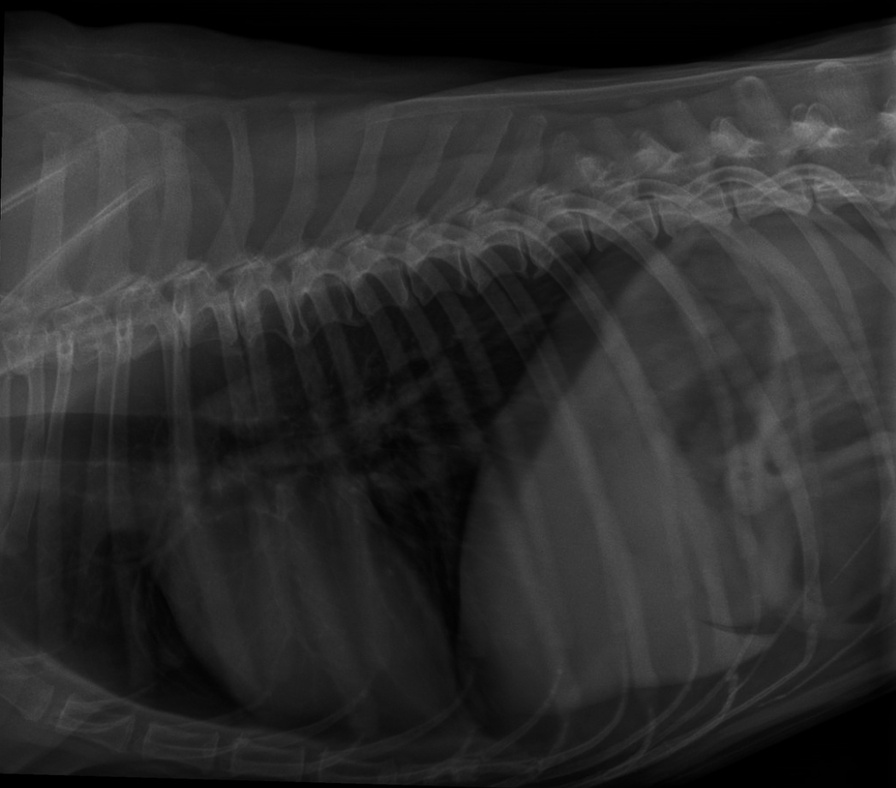
#> input picture lectures/lecture4/images/xray.jpeg, 896 x 788 px, shrunk from 1049 x 923 before the run
$ python lecture4_2.py
#> lines starting #> are read from the running program, lines starting #| are printed output that depends on the picture
"""
Lecture 4_2 - Locally adaptive histogram equalization

Michael Massone
5/29/2024
CS5330
Lecture4
"""

##################################################################################################
## Libraries
##################################################################################################

import sys
from pathlib import Path
import cv2
import numpy as np
import matplotlib.pyplot as plt
from PIL import Image


##################################################################################################
# Pathing
##################################################################################################

# set file paths
BASE_DIR = Path.cwd() # get working dir
IMAGE_FILENAME = 'xray'
FILE_EXT = '.jpeg'
IMAGE_PATH = BASE_DIR / 'images' # path to images

print('Current working directory:', BASE_DIR)


##################################################################################################
## Functions
##################################################################################################
def show_image(image_path: Path, color_mode=0, image_name=IMAGE_FILENAME, show=False):
    '''
    Description: This function displays an image using openCV.

        https://docs.opencv.org/4.x/d4/da8/group__imgcodecs.html

    Inputs:
            image_path (Path): Path to image.
             color_mode(int)->0: openCV image colormode:
                                                     0 = grayscale (default)
                                                     1 = RGB
                                                    -1 = unchanged for original image
            image_name (str): Name for image, default is file name of image.
            show(bool)->False: If True will display image using matplotlib.

    Outputs:
            image_name (str): Image name
                   img (ndarray): cv2 image

    '''
#> called with color_mode = 0, image_name = 'xray', show = False

    try:
        # Create openCV image obj
        img = cv2.imread(str(image_path), color_mode)
#> img is the input picture: shape (788, 896); min 0, max 150, mean 44.7

        # Dheck img create successfully
        if img is None:
            raise FileNotFoundError(f"No image found at {str(image_path)}.")


        # convert color channel order
        if color_mode != 0:
            img = cv2.cvtColor(img, cv2.COLOR_BGR2RGB) # cv2 (BGR) -> matplotlib (RGB)

        # display image
        if show:
            if color_mode == 0:
                plt.imshow(img, cmap='gray')
            else:
                plt.imshow(img)
            plt.title(image_name)
            plt.show()

        return  image_name, img


    except FileNotFoundError as e:
        print(e, file=sys.stderr)
        return None
    except Exception as e:
        print(f"An unexpected error occurred: {e}", file=sys.stderr)
        return None

##################################################################################################
def histEqualize(img):
    '''
    Description: Equalizes a grayscale image using it's CDF.

    Inputs:
            img (ndarray): Grayscale iamge as ndarray

    Outputs:
            equalized_img (ndarray): equalized image

    '''

    # get value counts for numpy array
    values, counts = np.unique(img, return_counts=True)
    n_pixels = img.size
    print('Image array dimensions: ', img.shape)
    print('Number of pixels: \n', n_pixels)

    # use np.cumsum to calculate the cdf
    cdf = np.cumsum(counts)
    print('CDF: \n', cdf)

    # get the min value of the cdf
    cdf_min = np.min(cdf)
    print('CDF min value: \n', cdf_min)

    # use the histogram equaliztion equation
    cdf_norm = ((cdf - cdf_min) / (n_pixels - cdf_min)) * 255
    print('cdf norm: ', cdf_norm)

    # interpolate the values of the euqalized image using the original image and the normalized cdf
    # convert to .uint8 and reshape array to roginal dimensions
    equalized_img =  np.interp(x = img.flatten(), xp = values, fp = cdf_norm).astype(np.uint8).reshape(img.shape)
    print('equalized img: ', equalized_img)

    return equalized_img


##################################################################################################
## Main
##################################################################################################
def main():


    # read/show img
    img_name, img = show_image(IMAGE_PATH / (IMAGE_FILENAME + FILE_EXT),
                               color_mode=0)
#> img_name = 'xray'

    # get hieght and width
    height, width = img.shape
#> height = 788; width = 896
    print(height, width)
#| 788 896

    # get step sizes for 10 subdivisions
    vertical_step = int(height/2)
#> vertical_step = 394
    horizontal_step = int(width/2)
#> horizontal_step = 448
    print(vertical_step, horizontal_step)
#| 394 448

    # create zeros like array to assign equalized img values
    equal_img = np.zeros_like(img)

    # loop through original image by section and equalize, assigning new values to zeros like array
    for i in range(0, height, (vertical_step)):
        for j in range(0, width, (horizontal_step)):
            equal_img[i:i+vertical_step, j:j+horizontal_step] = histEqualize(img[i:i+vertical_step, j:j+horizontal_step])
#> this loop made 2 passes
#> (printed output is left out)
#> pass 1, in histEqualize, `equalized_img =  np.interp(x = img.flatten(), xp = values, fp = cdf_no..`:
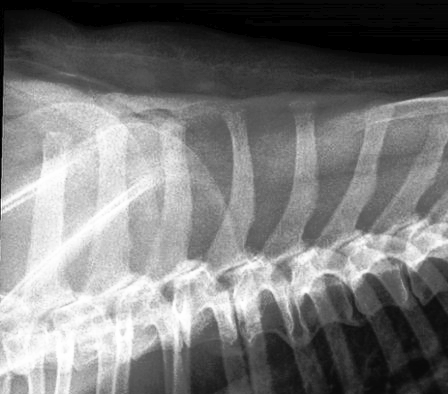
#> equalized_img: shape (394, 448); min 0, max 255, mean 121.6
#> pass 1, in histEqualize (call 2), `equalized_img =  np.interp(x = img.flatten(), xp = values, fp = cdf_no..`:
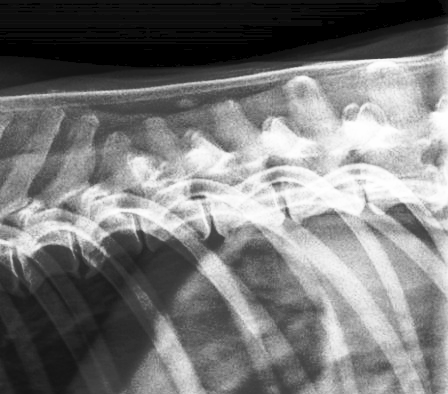
#> equalized_img: shape (394, 448); min 0, max 255, mean 121
#> pass 2, in histEqualize (call 3), `equalized_img =  np.interp(x = img.flatten(), xp = values, fp = cdf_no..`:
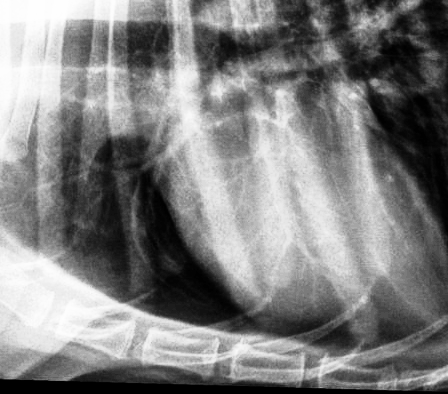
#> equalized_img: shape (394, 448); min 0, max 255, mean 127.8
#> pass 2, in histEqualize (call 4), `equalized_img =  np.interp(x = img.flatten(), xp = values, fp = cdf_no..`:
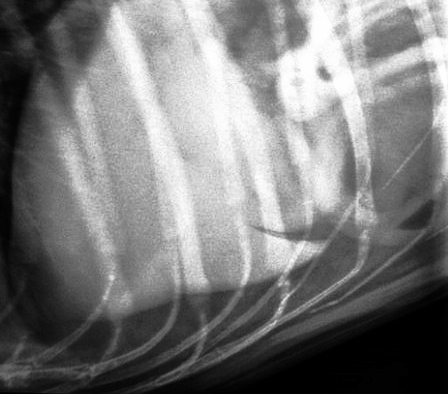
#> equalized_img: shape (394, 448); min 0, max 255, mean 122.7
#> after the loop:
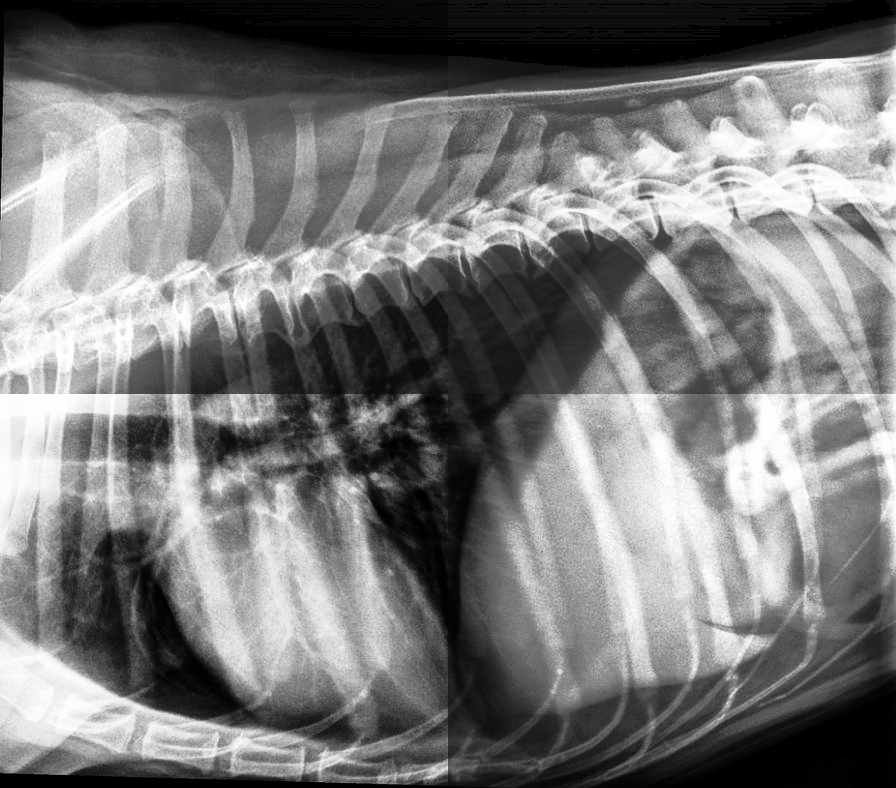
#> equal_img: shape (788, 896); min 0, max 255, mean 123.3

    # show result
    #plt.imshow(equal_img, cmap='gray')
    #plt.show()

    ## cv2 equalizeHist

    cv2_equal_img = cv2.equalizeHist(img)
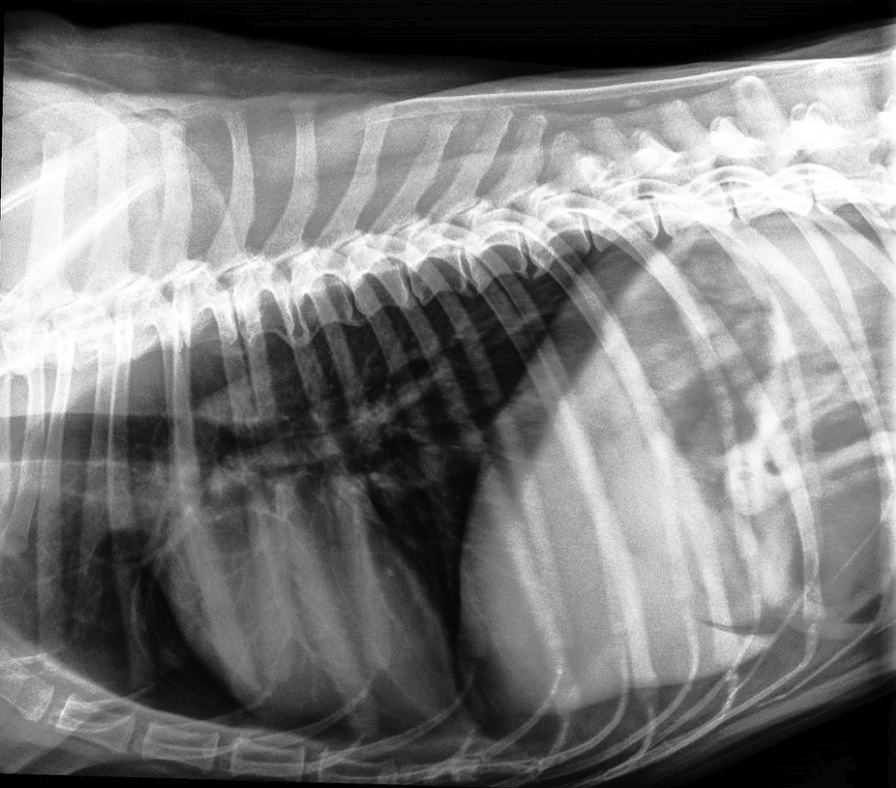
#> cv2_equal_img: shape (788, 896); min 0, max 255, mean 123.2
    #plt.imshow(cv2_equal_img, cmap='gray')
    #plt.show()

    ## cv2 Contrast Limiting AHE

    clahe = cv2.createCLAHE(clipLimit=10.0, tileGridSize = (200,200))
    clahe_img = clahe.apply(img)
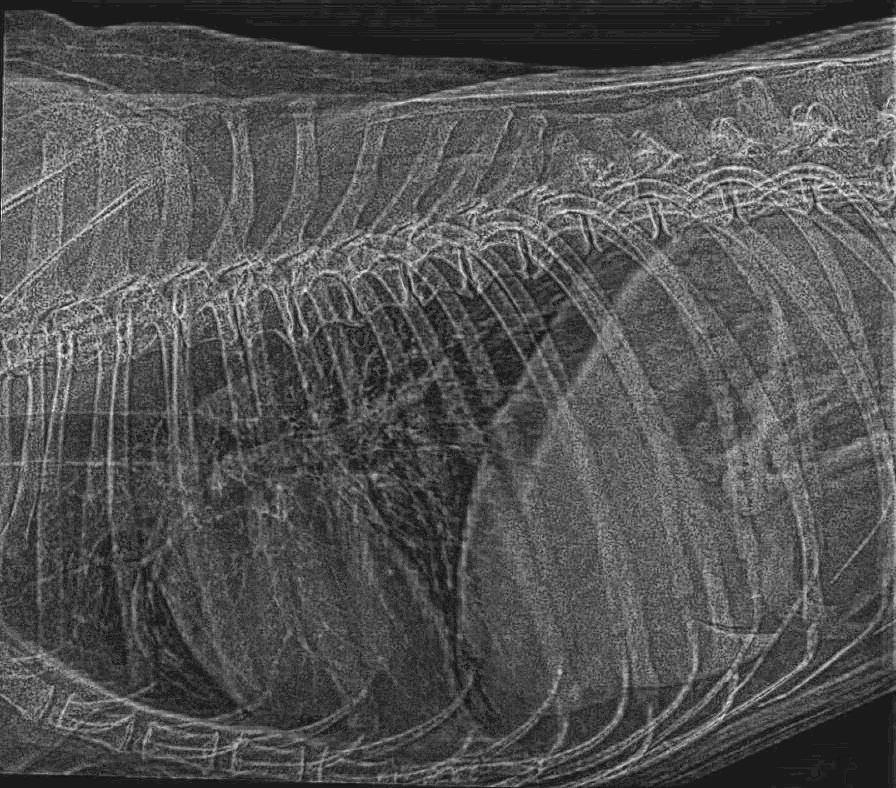
#> clahe_img: shape (788, 896); min 16, max 244, mean 82.9
    #plt.imshow(clahe_img, cmap='gray')
    #plt.show()

    fig, ax = plt.subplots(2, 2, figsize=(8, 8))

    ax[0][0].imshow(img, cmap='gray')
    ax[0][0].set_title('Original')
    ax[0][0].axis('off')

    ax[0][1].imshow(equal_img, cmap='gray')
    ax[0][1].set_title('ADHE')
    ax[0][1].axis('off')

    ax[1][0].imshow(cv2_equal_img, cmap='gray')
    ax[1][0].set_title('cv2 equalizeHist')
    ax[1][0].axis('off')

    ax[1][1].imshow(clahe_img, cmap='gray')
    ax[1][1].set_title('CLAHE')
    ax[1][1].axis('off')


    plt.tight_layout()
    plt.show()


##################################################################################################
## END
##################################################################################################
if __name__ == '__main__':
    main()

$ run again, with lectures/lecture4/images/dark_image.jpg copied over lectures/lecture4/images/xray.jpeg
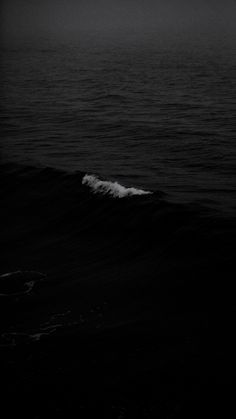
#> input picture lectures/lecture4/images/dark_image.jpg, 236 x 419 px
#> img_name = 'xray'
#| 419 236
#| 209 118
#> the loop in main, `for i in range(0, height, (vertical_step)):` made 3 passes
#> (printed output is left out)
#> pass 1, in histEqualize (call 2), `equalized_img =  np.interp(x = img.flatten(), xp = values, fp = cdf_no..`:
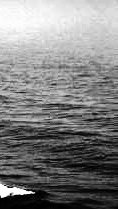
#> equalized_img: shape (209, 118); min 0, max 255, mean 128.5
#> in main, `clahe_img = clahe.apply(img)`:
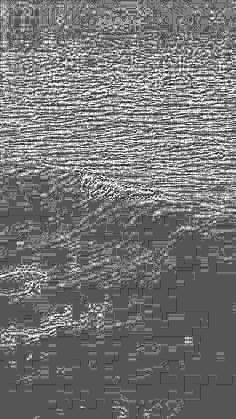
#> clahe_img: shape (419, 236); min 10, max 255, mean 116.7
